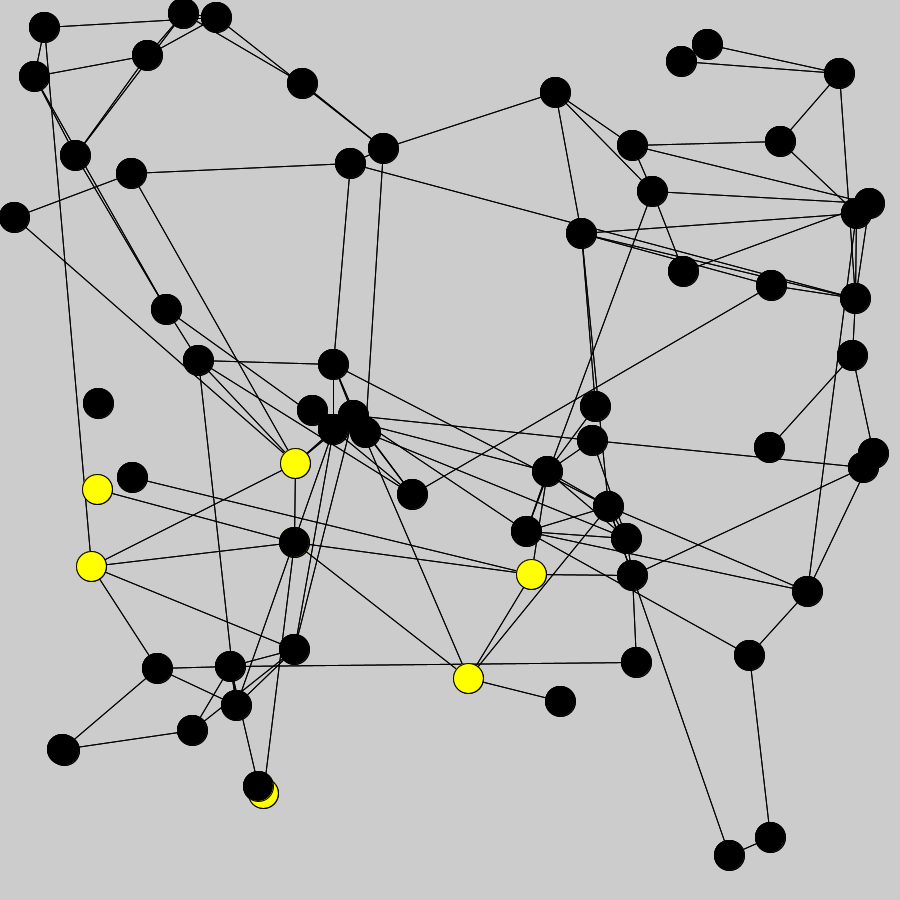
Frame 1 (no input)
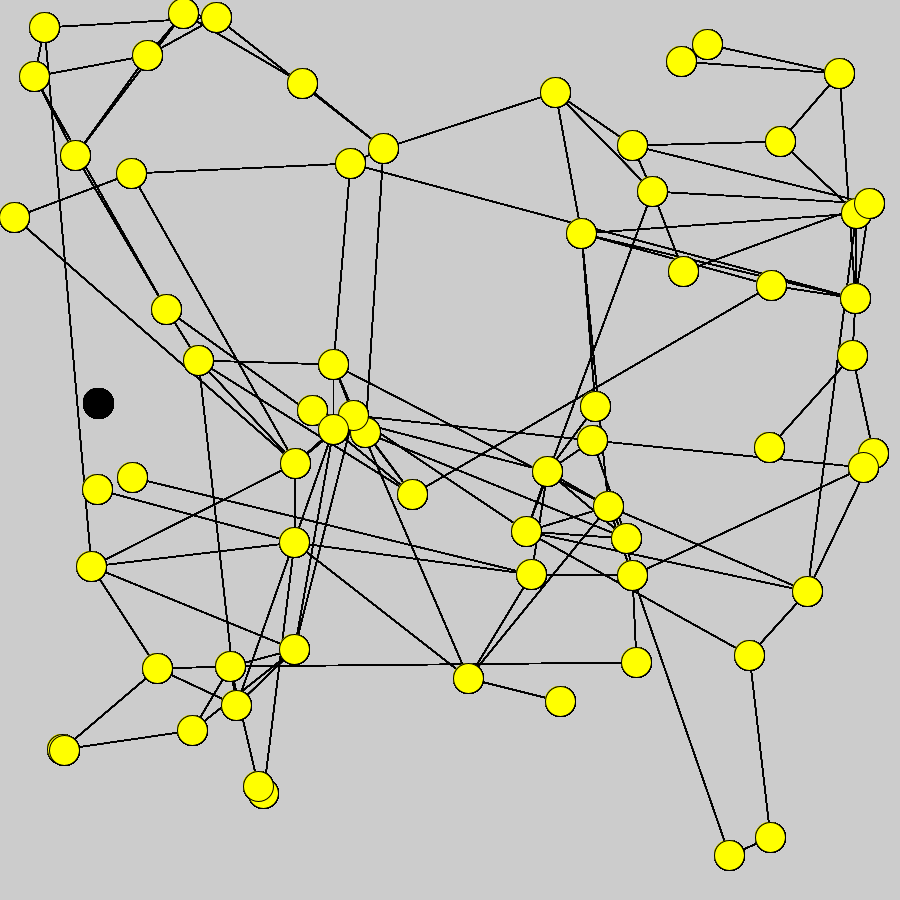
Frame 60 (the mouse pressed at the canvas centre just before this capture)
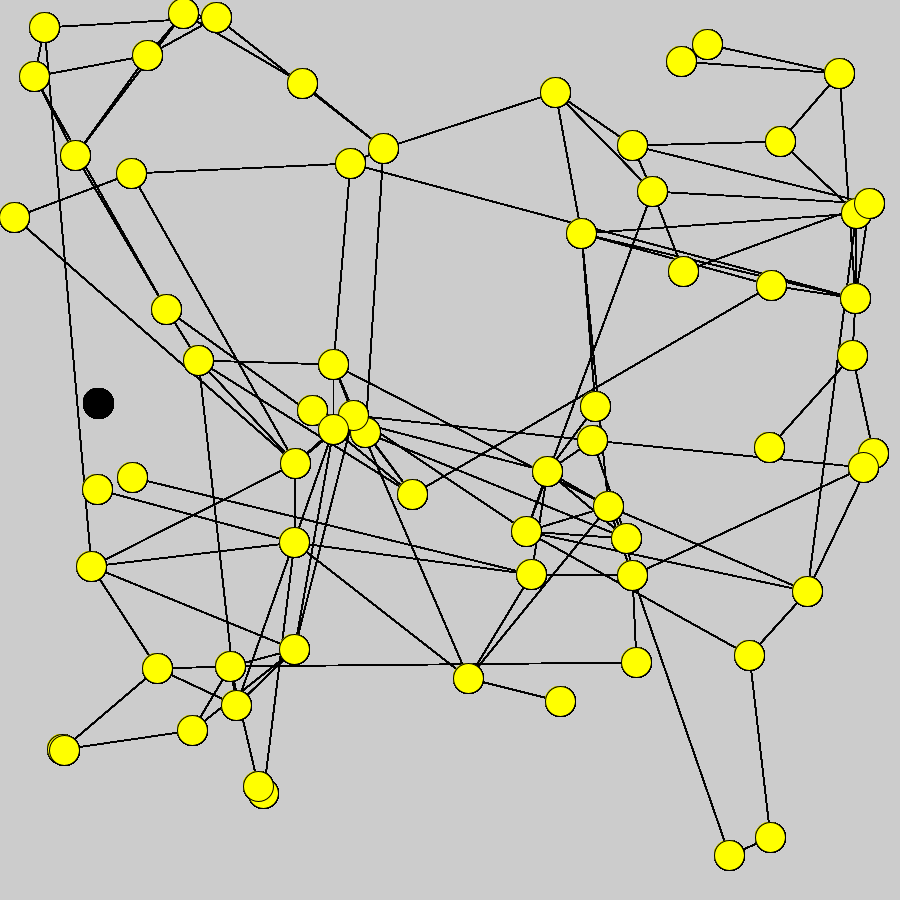
Frame 120 (the mouse held since frame 60 and released just before this capture)

The Processing sketch that drew these frames (run headless with seeded random() and noise(); from frame 60 on, the mouse is pressed at the canvas centre):

// Processing sketch: PingPongNet04
// ── PingPongNet04.pde
// Network of activations
//-//////////////////////

class Node {
  boolean is_active=false; //State of node, initialisation in definition place
  boolean will_be_act=false; //Future state of the node. Internal use only.
  int visX,visY; //Spatial position of the node. Now is meaningful.
}

final int   NUMBER_OF_NODES=66;   //We need some nodes
final float DENSITY=0.999; //0.033; //And we have to choose which of them are connected.

Node[]  nodes=new Node[NUMBER_OF_NODES];
int[][] connections=new int[NUMBER_OF_NODES][NUMBER_OF_NODES];

void setup()
{
  size(900,900);
  frameRate(5);
  initNodes();
  initConnectionsDist();
  viewConnections();
  viewNodes();
}

void draw()
{
  changeStates();
  viewConnections();
  viewNodes();
}

void initNodes()
{
  for(int i=0;i<NUMBER_OF_NODES;i++)
  {
    nodes[i]=new Node(); //State was set during construction. 
    nodes[i].visX=(int)random(width);
    nodes[i].visY=(int)random(height);
  }
  
  int a=(int)random(NUMBER_OF_NODES); //Which node will be activated?
  nodes[a].is_active=true;
}

void initConnectionsDist() //Probability of connection depend on distance
{
  float maxDist=dist(0,0,width,height);
  
  for(int a=0;a<NUMBER_OF_NODES;a++)
  {
    for(int b=a+1;b<NUMBER_OF_NODES;b++)
    {
      float distance=dist(nodes[a].visX,nodes[a].visY,nodes[b].visX,nodes[b].visY);
      float antidistratio=1.0-distance/maxDist;
      antidistratio=pow(antidistratio,11)*DENSITY; //println(distance,antidistratio,' ');
      int connected=(random(1.0)<antidistratio?1:0); //are a and b connected or not.
      connections[a][b]=connected;
      print(connected,' ');
      connections[b][a]=connected; //The shadow of connection (because they are symmetric)
    }
    println();
  }
}

void viewConnections() //...
{
  for(int a=0;a<NUMBER_OF_NODES;a++)
  {
    for(int b=a+1;b<NUMBER_OF_NODES;b++)
    {
      int connected=connections[a][b]; //are a and b connected or not.
      if(connected>0)
        line(nodes[a].visX,nodes[a].visY,nodes[b].visX,nodes[b].visY);
    }
  }
}

void viewNodes()
{
  float D=min(width,height)/30; //Visual diameter of node
  
  for(int i=0;i<NUMBER_OF_NODES;i++)
  {
    if(nodes[i].is_active)
      fill(255,255,0); //Active nodes are yellow
    else
      fill(0); //otherwise node are black
      
    circle(nodes[i].visX,nodes[i].visY,D);  
  }
}

void changeStates()
{
  // First we calculate new activations into internal fields.
  for(int i=0;i<NUMBER_OF_NODES;i++)
    if(nodes[i].is_active)
    {
      for(int j=0;j<NUMBER_OF_NODES;j++)
      if(connections[i][j]>0)
         nodes[j].will_be_act=true; //Transfer acctivation
    }
  
  // Then we change states of nodes, and clear internal fields.
  for(int i=0;i<NUMBER_OF_NODES;i++)
  {
    nodes[i].is_active=nodes[i].will_be_act;
    nodes[i].will_be_act=false;
  }
  
}

/// @date 2026-06-12 (https://github.com/borkowsk/bookProcessingEN)
